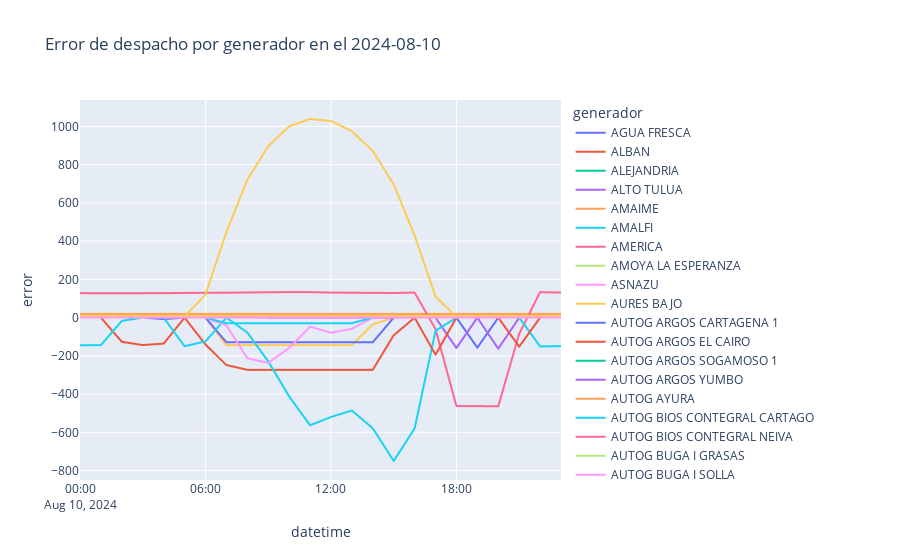

This figure's notebook cell:
### Code cell
import plotly.express as px

fig = px.line(
    dispatch_merged,
    x="datetime",
    y="error",
    color="generador",
    # legendgroup="legend_group",
    title=f"Error de despacho por generador en el {DISPATCH_DATE}",
    hover_data=["xm_dispatch", "udea_dispatch"],
)


fig.write_html(
    f"data/results/error_dispatch-{DISPATCH_DATE}-{config.dispatch_type.value}.html"
)
fig.show()
